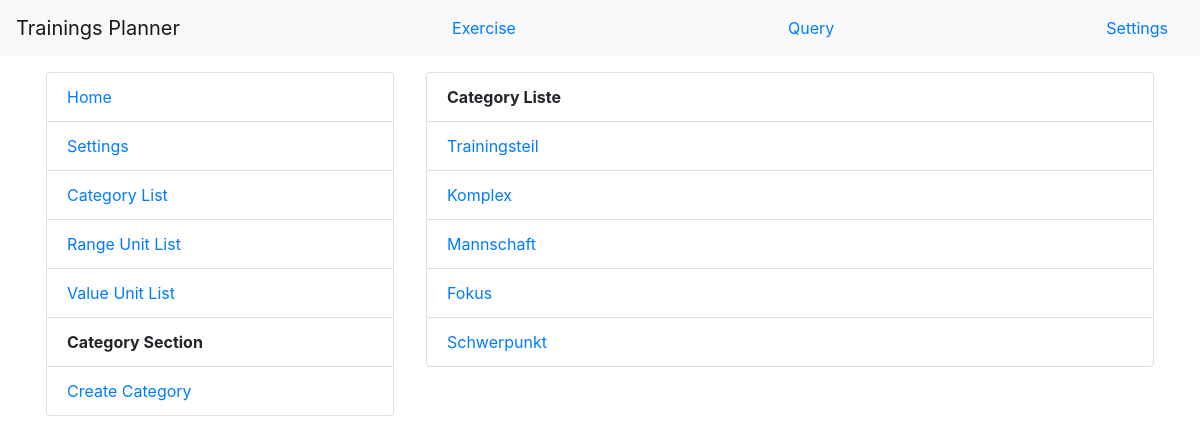
The app's page /trainings_planner/category/list/ with its own data.
### training_planner/models.py (models this page shows, shortened)
class Category(models.Model):
    name = models.CharField(max_length=200)
    description = models.CharField(max_length=2000, blank=True)
    def get_absolute_url(self):
        return reverse('training_planner:category_details', args=[self.pk])

### training_planner/templates/training_planner/category_list.html
{% extends "training_planner/base_category.html" %}
{% block content %}
<ul class="list-group">
    <li class="list-group-item"><b>Category Liste</b></li>
    {% for object in object_list %}
    <li class="list-group-item"><a href="{{object.get_absolute_url}}">{{ object.name }}</a></li>
    {% endfor %}
</ul>
{% endblock %}

### records on screen
Category: name "Trainingsteil"
Category: name "Komplex"
Category: name "Mannschaft"
Category: name "Fokus"
Category: name "Schwerpunkt"
